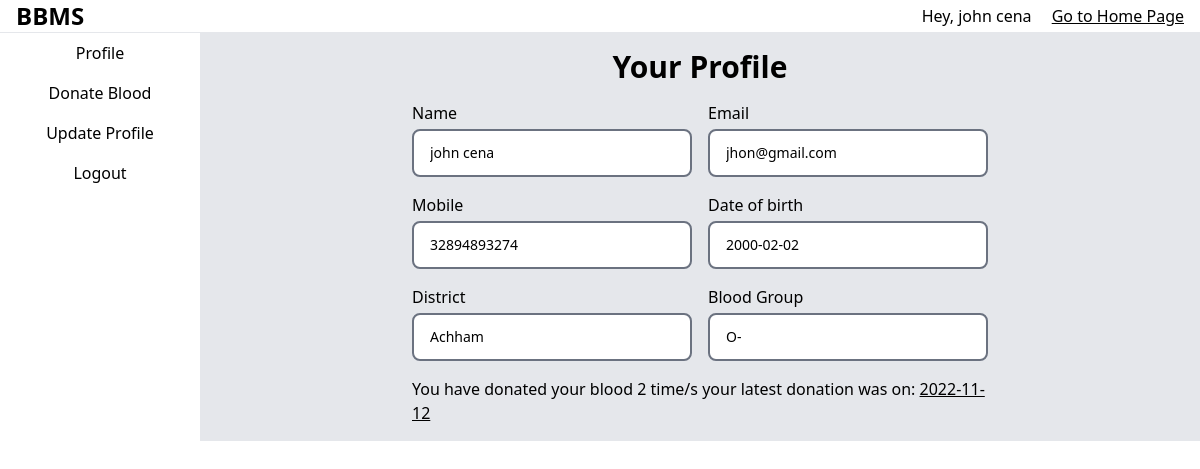
/profile.php (signed in), run on the app's committed database.
### tables this page shows
CREATE TABLE IF NOT EXISTS `users` (
  `id` int NOT NULL AUTO_INCREMENT,
  `name` varchar(100) NOT NULL,
  `bloodgroup` varchar(20) NOT NULL,
  `district` varchar(100) NOT NULL,
  `email` varchar(250) NOT NULL,
  `mobile` varchar(20) NOT NULL,
  `password` varchar(250) NOT NULL,
  `lastdonated` varchar(100) NOT NULL,
  `dob` varchar(50) NOT NULL,
  `timestamps` timestamp NOT NULL DEFAULT CURRENT_TIMESTAMP,
  `admin_verified` tinyint(1) NOT NULL DEFAULT '0',
  `donation_count` int NOT NULL DEFAULT '0',
  PRIMARY KEY (`id`)
);

### public/profile.php (the view, shortened to what this page needs)
<?php
require_once("../app/db/index.php");
if (isset($_POST["mark_unavailable"])) {
    $stmt2 = $conn->prepare("DELETE FROM blood_records WHERE userid = ?");
    $stmt2->bind_param("i", $_SESSION["id"]);
    $stmt2->execute();
    if ($stmt2->affected_rows > 0) {
        header("Location: ./profile.php?status=success&message=Successfully deleted your blood record.");
        return;
    }
    header("Location: ./profile.php?status=failure&message=Couldn't delete that blood record.");
} else {
    if ($stmt = $conn->prepare("SELECT name, bloodgroup, district, email, mobile, lastdonated, dob, admin_verified, donation_count FROM users WHERE id = ? ")) {
        $stmt->bind_param("i", $_SESSION["id"]);
        $stmt->execute();
        $stmt->store_result();
        $stmt->bind_result($name, $bloodgroup, $district, $email, $mobile, $lastdonated, $dob, $admin_verified, $donation_count);
    }
}
?>
<!DOCTYPE html>
<html lang="en">
<head>
    <link rel="stylesheet" href="./styles/output.css">
</head>
<body>
    <?php require_once('./include/navbar.php') ?>
    <main class="grid grid-cols-12 min-h-[92vh] max-h-[92vh] bg-gray-200">
        <?php require_once('./include/sidenav.php') ?>
        <main class="relative w-full col-start-3 col-end-13 px-2 sm:px-4 py-4" style="<?php if (isset($_GET["status"])) echo "padding-top: 5rem;"; ?>">
            <h1 class="text-center font-bold text-3xl">Your Profile </h1>
            <div class="space-y-4 max-w-xl mx-auto mt-4">
                <div class="flex justify-between items-center space-x-4 w-full">
                    <div class="space-y-1 basis-1/2">
                        <label for="name">Name</label>
                        <input readonly id="name" type="text" class="block text-sm py-3 px-4 rounded-lg w-full border-2 outline-none pointer-events-none border-gray-500" value="<?= $name ?>" />
                    </div>
                    <div class="space-y-1 basis-1/2">
                        <label for="email">Email</label>
                        <input readonly id="email" type="email" class="block text-sm py-3 px-4 rounded-lg w-full border-2 outline-none pointer-events-none border-gray-500" value="<?= $email ?>" />
                    </div>
                </div>
                <div class="flex justify-between items-center space-x-4">
                    <div class="space-y-1 basis-1/2">
                        <label for="mobile">Mobile</label>
                        <input readonly id="mobile" type="tel" class="block text-sm py-3 px-4 rounded-lg w-full border-2 outline-none pointer-events-none border-gray-500" value="<?= $mobile ?>" />
                    </div>
                    <div class="space-y-1 basis-l/2 w-1/2">
                        <label for="dob">Date of birth</label>
                        <input readonly id="dob" type="text" class="block text-sm py-3 px-4 rounded-lg w-full border-2 outline-none pointer-events-none border-gray-500" value="<?= $dob ?>" />
                    </div>
                </div>
                <div class="flex justify-between items-center space-x-4">
                    <div class="space-y-1 basis-1/2">
                        <label for="district">District</label>
                        <input readonly id="district" type="text" class="block text-sm py-3 px-4 rounded-lg w-full border-2 outline-none pointer-events-none border-gray-500" value="<?= $district ?>" />
                    </div>
                    <div class="space-y-1 basis-1/2 max-w-[50%]">
                        <label for="bloodgroup">Blood Group</label>
                        <input readonly id="bloodgroup" type="text" class="block text-sm py-3 px-4 rounded-lg w-full border-2 outline-none pointer-events-none border-gray-500" value="<?= $bloodgroup ?>" />
                    </div>
                </div>
                <?php
                if ($lastdonated !== "") {
                ?>
                    <div>
                        You have donated your blood
                        <?= $donation_count ?>
                        time/s your latest donation was on:
                        <span class="underline">
                            <?= $lastdonated ?>
                        </span>
                    </div>
                <?php } ?>
            </div>
        </main>
    </main>
</body>
</html>

### data on the page
users: name "john cena", email "jhon@gmail.com", mobile "32894893274", dob "2000-02-02", district "Achham", bloodgroup "O-", donation_count "2", lastdonated "2022-11-12"

### other printed values
$_SESSION['name'] "john cena"
